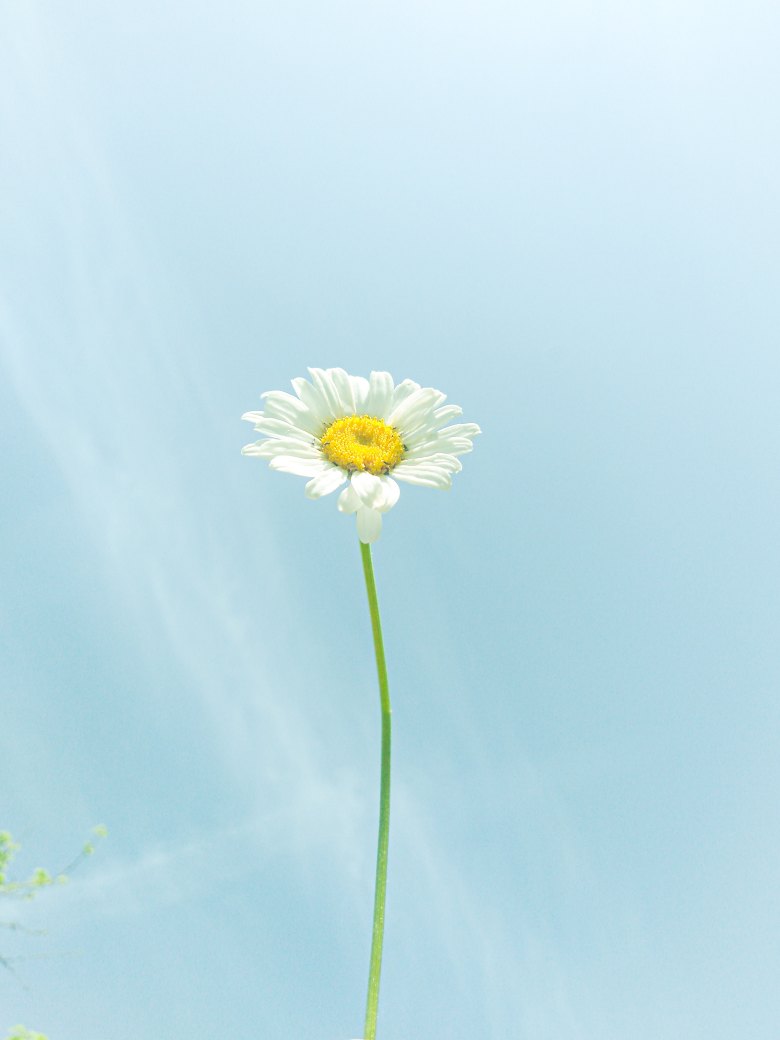
#> input picture OpenCV/Deneme1/resim1.jpg, 3120 x 4160 px, found by its file name (shown at 1/4 size)
$ python 'kontur_kavramı.py'
#> lines starting #> are read from the running program, lines starting #| are printed output that depends on the picture; after the words box and inside, x2 and y2 are one past the last pixel; in counts of white or black regions, pixels touching at a corner belong together
import cv2

img = cv2.imread("resim1.jpg")
#> img is the input picture: shape (4160, 3120, 3); mean B, G, R 231.6, 222.6, 191.5
img = cv2.resize(img,(500,500))
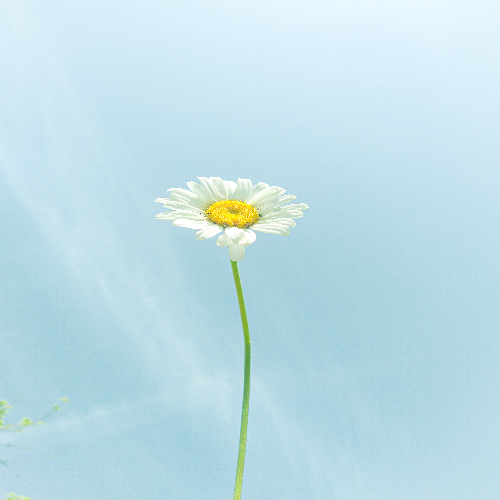
#> img: shape (500, 500, 3); mean B, G, R 231.5, 222.5, 191.3
gray = cv2.cvtColor(img , cv2.COLOR_BGR2GRAY)
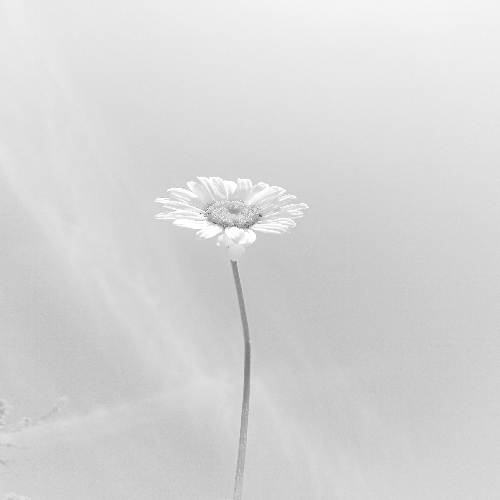
#> gray: shape (500, 500); min 67, max 255, mean 214.2
edged = cv2.Canny(gray,50,200)
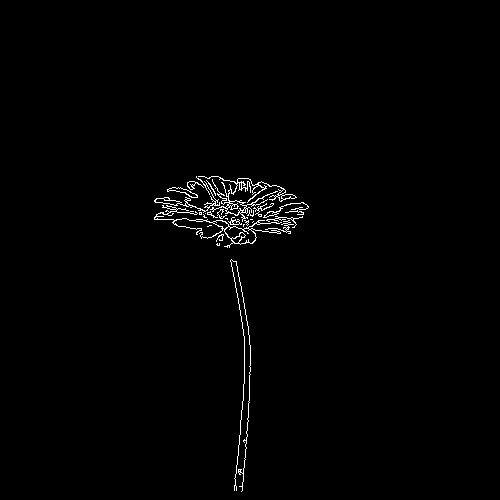
#> edged: shape (500, 500); 1% white in thin lines or dots, all inside (x1, y1, x2, y2) = (154, 176, 309, 492)

cv2.imshow("Edged",edged)

contours, hierarchy = cv2.findContours(edged,cv2.RETR_TREE, cv2.CHAIN_APPROX_SIMPLE)
#> contours = 76 contours, 58 with area under 20; largest, box (x1, y1, x2, y2) and area: (154, 205, 282, 248) 572, (198, 176, 297, 222) 420, (224, 226, 257, 245) 308, (154, 176, 220, 213) 155, (226, 200, 247, 216) 133
                                            #Hiyerarşi değeri ile ilgili bilgiler tutar, Kontur yaklaşım methodu değerlerini tutar
cv2.drawContours(img, contours, -1,(255,0,0),4)  #-1 tüm konturlar demek
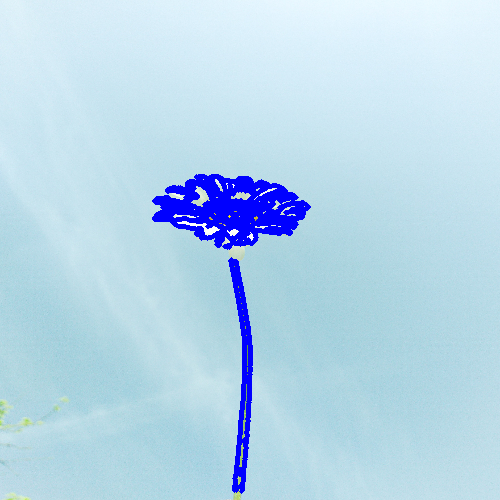
#> img: shape (500, 500, 3); 3.74% of pixels changed, all inside (x1, y1, x2, y2) = (152, 174, 311, 494)

cv2.imshow("Contours",img)
cv2.waitKey(0)
cv2.destroyAllWindows()

$ run again, with OpenCV/Deneme1/resim3.jpg copied over OpenCV/Deneme1/resim1.jpg
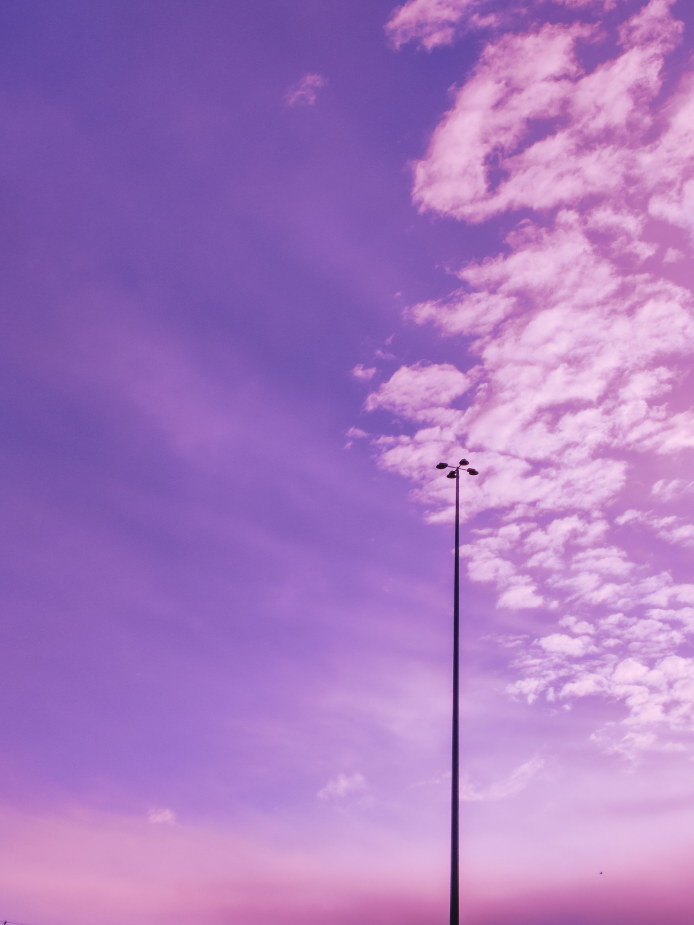
#> input picture OpenCV/Deneme1/resim3.jpg, 3468 x 4624 px, found by its file name (shown at 1/5 size)
#> img is the input picture: shape (4624, 3468, 3); mean B, G, R 192.6, 121.8, 167.3
#> `edged = cv2.Canny(gray,50,200)`:
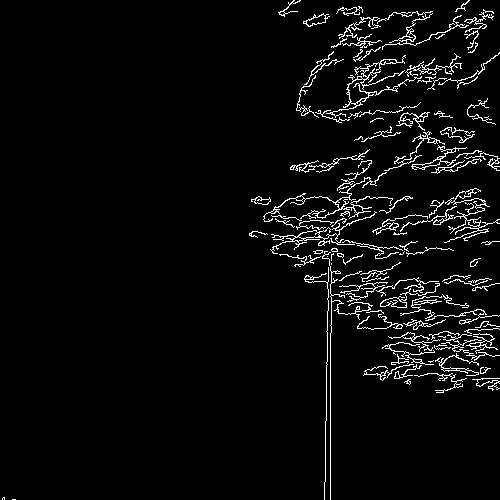
#> edged: shape (500, 500); 4.2% white in thin lines or dots
#> contours = 201 contours, 137 with area under 20; largest, box (x1, y1, x2, y2) and area: (270, 211, 377, 254) 234, (326, 55, 422, 118) 215, (263, 172, 393, 222) 208, (440, 127, 475, 143) 196, (440, 127, 472, 142) 166
#> `cv2.drawContours(img, contours, -1,(255,0,0),4)`:
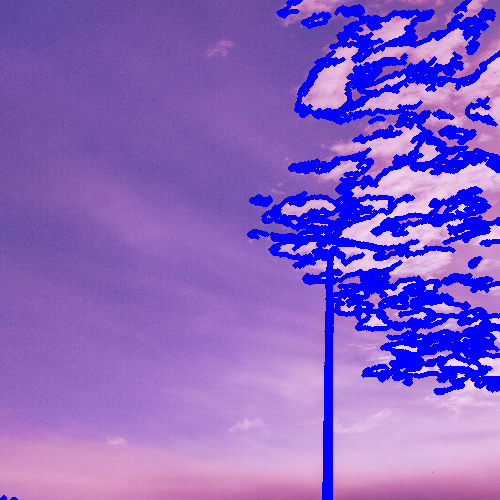
#> img: shape (500, 500, 3); mean B, G, R 200.8, 99.7, 137.2
